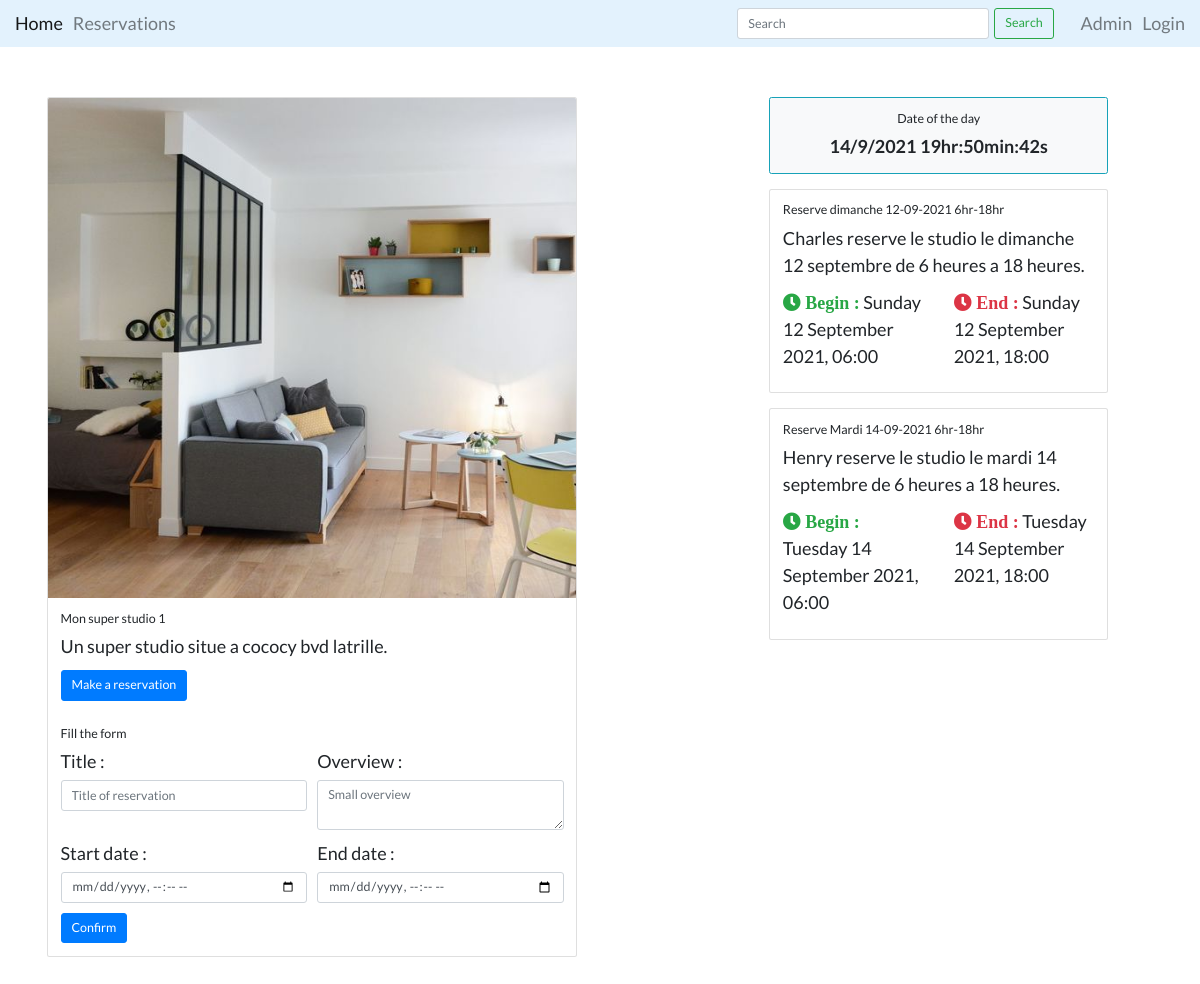
The page /core/resource/studio/mon-super-studio-1/ on the database as committed earlier.
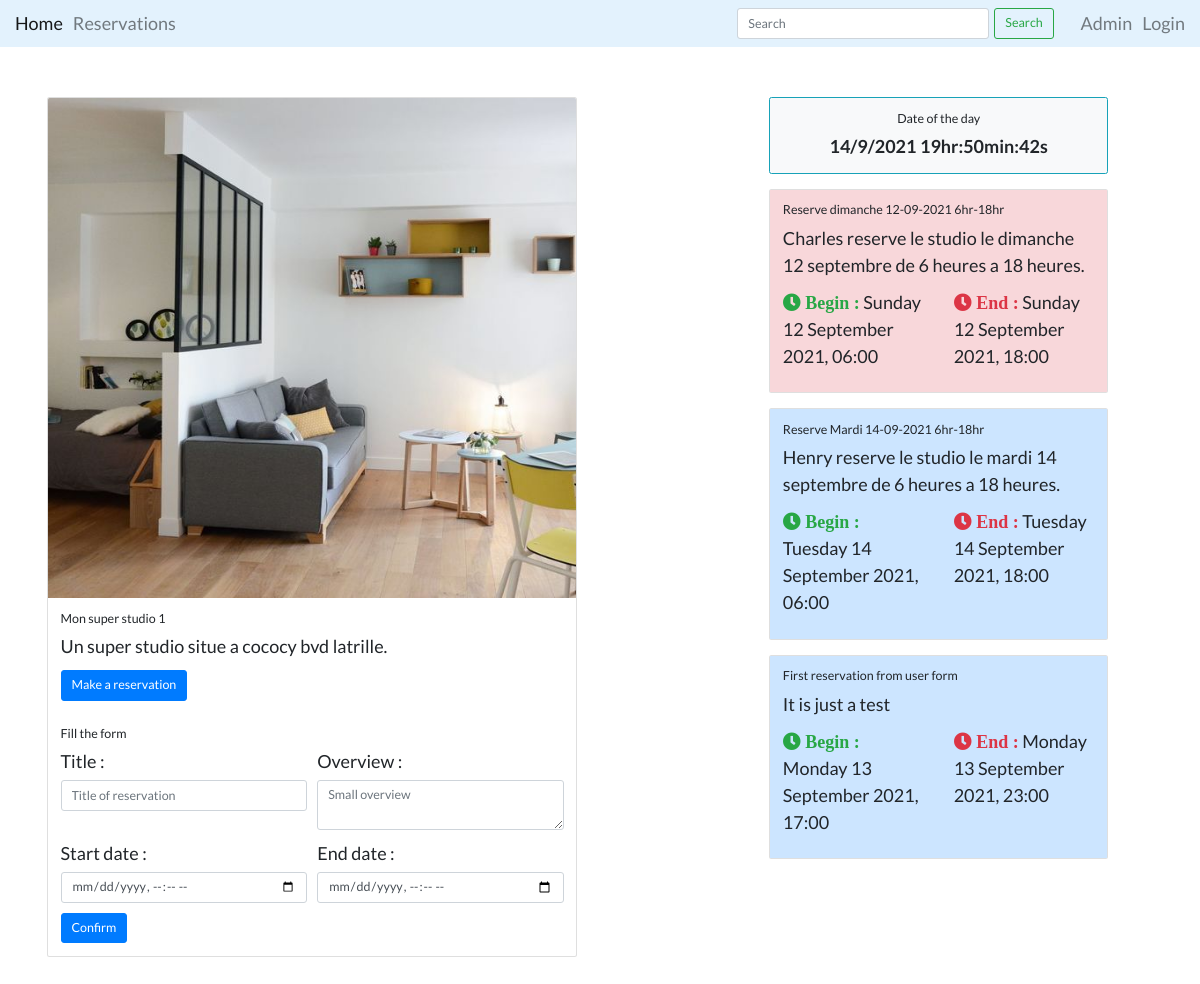
The same page on the database as committed later.
### core/models.py (models this page shows, shortened)
class Reservation(models.Model):
    STATUS_CHOICES = (
        ('pending', 'Pending'),
        ('confirmed', 'Confirmed'),
        ('in_progress', 'In Progress'),
        ('ended', 'Ended'),
        ('canceled', 'Canceled'),
    )
    title = models.CharField(max_length=200)
    overview = models.TextField(null=True, blank=True)
    status = models.CharField(max_length=15,
                              choices=STATUS_CHOICES,
                              default='pending')
    created = models.DateTimeField(default=timezone.now)
    updated = models.DateTimeField(auto_now=True)
    start_date = models.DateTimeField()
    end_date = models.DateTimeField()
    resource = models.ForeignKey(Resource,
                                 default=None,
                                 on_delete=models.CASCADE)
    user = models.ForeignKey(User,
                             on_delete=models.CASCADE,
                             related_name='reservations',
                             default=1)

### core/views.py (the view)
def resource_detail(request, type_slug, resource_slug):
    resource = get_object_or_404(Resource,
                                 type__slug=type_slug,
                                 slug=resource_slug)
    if request.method == 'POST':
        form = ReservationModelForm(request.POST)
        if form.is_valid():
            reservation = form.save(commit=False)
            reservations = Reservation.objects.filter(resource=resource)
            is_overlaped = 0
            if reservations:
                date_start = form.cleaned_data['start_date']
                date_end = form.cleaned_data['end_date']
                res_range = []
                for res in reservations:
                    temp_range = {'start': res.start_date, 'end': res.end_date}
                    res_range.append(temp_range)
                for date in res_range:
                    date_overlap = overlap(date_start, date_end, date['start'],
                                           date['end'])
                    if date_overlap:
                        is_overlaped = date_overlap
                        break
            if not is_overlaped:
                reservation.status = 'pending'
                reservation.user = request.user
                reservation.resource = resource
                reservation.save()
                messages.success(request, "Successfuly submit a reservation.")
            else:
                error_text = "This resource is not free at this time. "
                error_text += "Please try with another date or time."
                messages.error(request, error_text)
        else:
            messages.error(request,
                           "Try to correct these errors and try again.")
        return redirect('core:resource_detail', type_slug, resource_slug)
    else:
        reservations = Reservation.objects.filter(resource=resource)
        form = ReservationModelForm()
        context = {
            'form': form,
            'resource': resource,
            'reservations': reservations,
        }
        return render(request, 'core/resource_detail.html', context)

### core/templates/core/resource_detail.html (shortened to what this page needs)
{% extends 'base.html' %}
{% load static %}
{% block styles %}
<link rel="stylesheet" href="{% static 'css/resource_detail.css' %}" type="text/css">
{% endblock %}
{% block content %}
<div class="content container" style="margin: auto; max-width: 98vw; padding: 5rem; font-size: large;">
    <div class="sections row">
        <section class="main col-md-8 col-lg-8 col-sm-8 row">
            <div class="card w-75">
                <img src="{{ resource.picture.url }}" class="card-img-top" alt="resource image" style="height: 50rem;">
                <div class="card-body">
                    <h5 class="card-title">{{ resource.name }}</h5>
                    <p class="card-text">{{ resource.description }}</p>
                    <a href="#" class="btn btn-primary btn-lg">Make a reservation</a>
                </div>
                <div class="card-body">
                    <h5 class="card-title">Fill the form</h5>
                    <form method="POST" action=".">
                        <div class="form-row">
                            <div class="form-group col-md-6">
                                <label for="title">Title : </label>
                                {{ form.title }}
                            </div>
                            <div class="form-group col-md-6">
                                <label for="overview">Overview : </label>
                                {{ form.overview }}
                            </div>
                        </div>
                        <div class="form-row">
                            <div class="form-group col-lg-6">
                                <label for="start-date">Start date : </label>
                                {{ form.start_date }}
                            </div>
                            <div class="form-group col-lg-6">
                                <label for="end-date">End date : </label>
                                {{ form.end_date }}
                            </div>
                        </div>
                        <button type="submit" class="btn btn-primary btn-lg">Confirm</button>
                    </form>
                </div>
            </div>
        </section>
        <section class="sidebar col-md-4 col-lg-4 col-sm-4">
            <div class="card w-90 text-center rounded border border-info font-weight-bold bg-light mb-4">
                <div class="card-body">
                    <h5 class="card-title">Date of the day</h5>
                    <p class="card-text" id="date-time">
                    </p>
                </div>
            </div>
            {% if reservations %}
            {% for res in reservations %}
            <div class="card w-100 mb-4">
                <div class="card-body {{ res.status }}">
                    <h5 class="card-title">{{ res.title }}</h5>
                    <p class="card-text">{{ res.overview }}</p>
                    <div class="row">
                        <p class="card-text col-lg-6">
                            <i class="fas fa-clock text-success"> Begin : </i>
                            {{ res.start_date | date:"l d F Y, H:i" }}
                        </p>
                        <p class="card-text col-lg-6">
                            <i class="fas fa-clock text-danger"> End : </i>
                            {{ res.end_date | date:"l d F Y, H:i" }}
                        </p>
                    </div>
                </div>
            </div>
            {% endfor %}
            {% endif %}
        </section>
    </div>
</div>
{% endblock %}

Rows that differ between the two databases and show on the page:
changed Reservation "Charles reserve le studio le dimanche 12 septembre de 6 heures a 18 heures.": status "draft" → "ended" (drawn)
changed Reservation "Henry reserve le studio le mardi 14 septembre de 6 heures a 18 heures.": status "draft" → "pending" (drawn)
added Reservation: title "First reservation from user form", overview "It is just a test", start_date "Monday 13 September 2021, 17:00", end_date "Monday 13 September 2021, 23:00", status "pending" (drawn)
